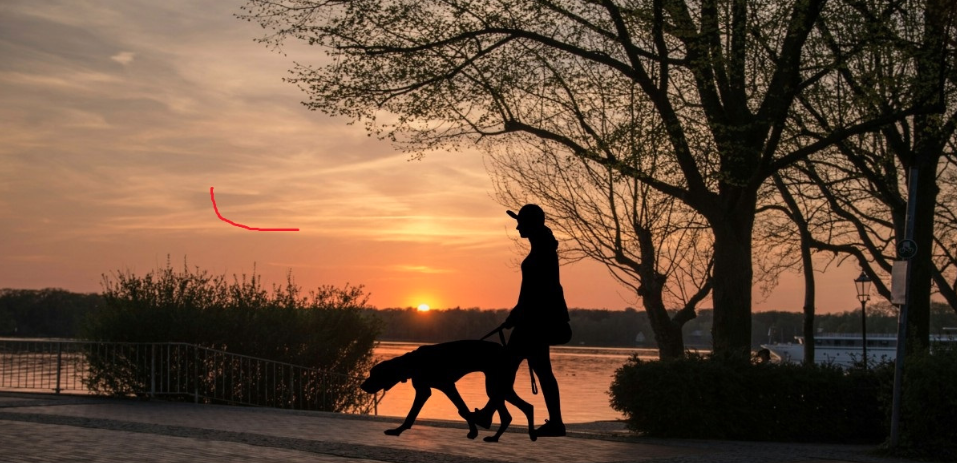
#> input picture Z_ClassTask/task3/image/target_Img.png, 957 x 463 px, found by its file name
$ python image_restoration.py
#> lines starting #> are read from the running program, lines starting #| are printed output that depends on the picture; after the words box and inside, x2 and y2 are one past the last pixel; in counts of white or black regions, pixels touching at a corner belong together
import numpy as np
import cv2

#读取图片
img = cv2.imread('Z_ClassTask/task3/image/target_Img.png')
#> img is the input picture: shape (463, 957, 3); mean B, G, R 58.7, 79, 105.6
#图像转换为灰度图像
gray = cv2.cvtColor(img,cv2.COLOR_BGR2GRAY)
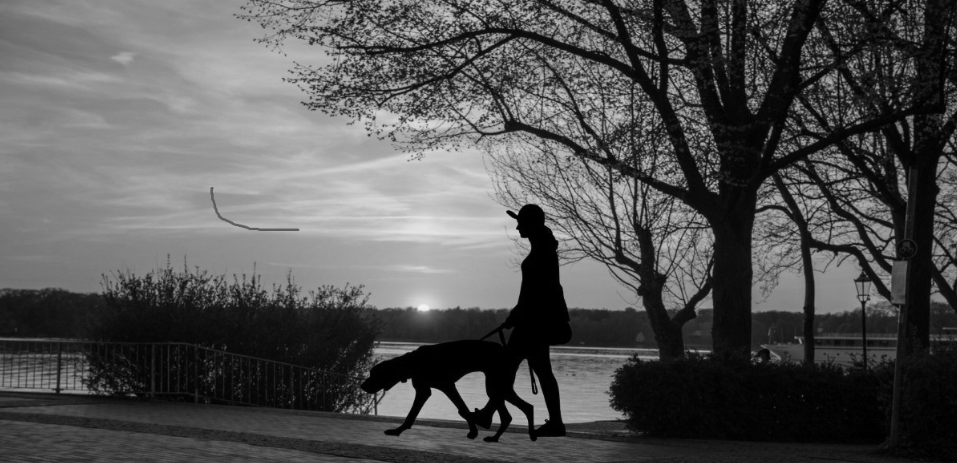
#> gray: shape (463, 957); min 0, max 242, mean 84.6
#灰度二值化
_,mask = cv2.threshold(cv2.cvtColor(img,cv2.COLOR_BGR2GRAY),100,255,cv2.THRESH_BINARY_INV)
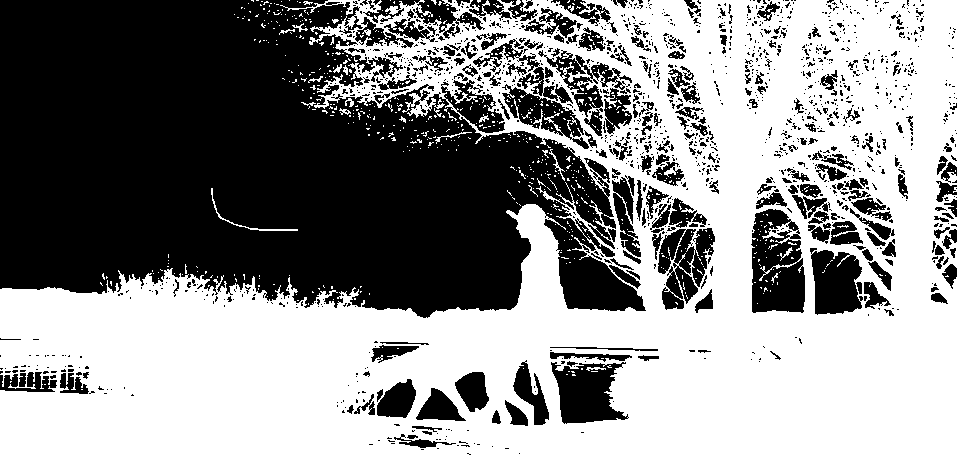
#> mask: shape (463, 957); 55.9% white; 1410 black regions (1174 under 20 px), largest, box (x1, y1, x2, y2) and area: (0, 0, 646, 318) 143984, (751, 209, 805, 313) 4246, (551, 362, 629, 424) 3090
#_,mask = cv2.threshold(gray,10,255,cv2.THRESH_BINARY_INV)
#mask1 = cv2.morphologyEx(mask, cv2.MORPH_OPEN, kernel)
#第一种方法 img:输入图像；mask为单通道二值图掩模，非零位置为需要修复的地方；3:领域大小，在修复
#开路中图像素的范围
#dst = cv2.inpaint(img,mask,10,cv2.INPAINT_TELEA)
#第二种方法 INPAINT_NS
#区域内的灰度值变化最小。
dst = cv2.inpaint(img,mask,10,cv2.INPAINT_NS) #3:领域大小
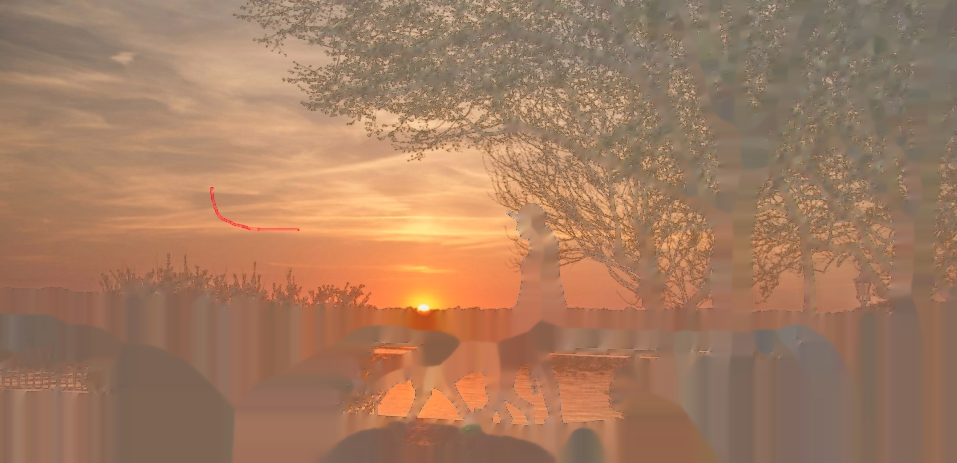
#> dst: shape (463, 957, 3); mean B, G, R 96.4, 123.6, 163.8
cv2.imshow('img0',img)
#cv2.imshow('img10',mask1)
cv2.imshow('img1',mask)
cv2.imshow('img2',dst)
cv2.waitKey(0)
cv2.destroyAllWindows()
